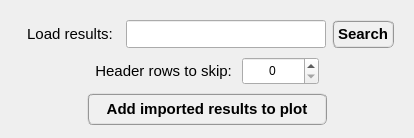
            <widget class="QWidget" name="tab_4">
             <attribute name="title">
              <string>Import</string>
             </attribute>
             <layout class="QGridLayout" name="gridLayout_27">
              <item row="0" column="0">
               <widget class="QFrame" name="frame_23">
                <property name="maximumSize">
                 <size>
                  <width>16777215</width>
                  <height>40</height>
                 </size>
                </property>
                <property name="frameShape">
                 <enum>QFrame::NoFrame</enum>
                </property>
                <property name="frameShadow">
                 <enum>QFrame::Raised</enum>
                </property>
                <layout class="QGridLayout" name="gridLayout_25">
                 <item row="0" column="0">
                  <widget class="QLabel" name="label_4">
                   <property name="minimumSize">
                    <size>
                     <width>100</width>
                     <height>28</height>
                    </size>
                   </property>
                   <property name="maximumSize">
                    <size>
                     <width>120</width>
                     <height>28</height>
                    </size>
                   </property>
                   <property name="font">
                    <font>
                     <family>MS Shell Dlg 2</family>
                     <pointsize>11</pointsize>
                     <weight>50</weight>
                     <italic>false</italic>
                     <bold>false</bold>
                    </font>
                   </property>
                   <property name="text">
                    <string>Load results:</string>
                   </property>
                   <property name="alignment">
                    <set>Qt::AlignCenter</set>
                   </property>
                  </widget>
                 </item>
                 <item row="0" column="1">
                  <widget class="QLineEdit" name="lineEdit_ImportResultsPath">
                   <property name="minimumSize">
                    <size>
                     <width>200</width>
                     <height>28</height>
                    </size>
                   </property>
                   <property name="maximumSize">
                    <size>
                     <width>16777215</width>
                     <height>28</height>
                    </size>
                   </property>
                   <property name="font">
                    <font>
                     <pointsize>8</pointsize>
                     <weight>50</weight>
                     <italic>false</italic>
                     <bold>false</bold>
                    </font>
                   </property>
                   <property name="layoutDirection">
                    <enum>Qt::LeftToRight</enum>
                   </property>
                   <property name="alignment">
                    <set>Qt::AlignCenter</set>
                   </property>
                  </widget>
                 </item>
                 <item row="0" column="2">
                  <widget class="QPushButton" name="pushButton_ChooseFolderImport">
                   <property name="minimumSize">
                    <size>
                     <width>62</width>
                     <height>28</height>
                    </size>
                   </property>
                   <property name="maximumSize">
                    <size>
                     <width>62</width>
                     <height>28</height>
                    </size>
                   </property>
                   <property name="font">
                    <font>
                     <family>MS Shell Dlg 2</family>
                     <pointsize>11</pointsize>
                     <weight>75</weight>
                     <italic>false</italic>
                     <bold>true</bold>
                    </font>
                   </property>
                   <property name="styleSheet">
                    <string notr="true">QPushButton{border-radius: 6px; border-color: rgb(150, 150, 150); border-style: ridge; border-width: 2px; color: rgb(0, 0, 0); background-color: rgb(240, 240, 240); font: 75 bold 11pt &quot;MS Shell Dlg 2&quot;}
QPushButton:hover{border-radius: 6px; border-color: rgb(0, 170, 255); border-style: ridge; border-width: 2px; color: rgb(0, 0, 0); background-color: rgba(174, 213, 255, 100); font: 75 bold 11pt &quot;MS Shell Dlg 2&quot;}
QPushButton:pressed{border-radius: 6px; border-color: rgb(0, 170, 255); border-style: ridge; border-width: 3px; color: rgb(0, 0, 0); background-color: rgb(174, 213, 255); font: 75 bold 11pt &quot;MS Shell Dlg 2&quot;}</string>
                   </property>
                   <property name="text">
                    <string>Search</string>
                   </property>
                  </widget>
                 </item>
                </layout>
               </widget>
              </item>
              <item row="1" column="0">
               <widget class="QFrame" name="frame_22">
                <property name="maximumSize">
                 <size>
                  <width>16777215</width>
                  <height>40</height>
                 </size>
                </property>
                <property name="frameShape">
                 <enum>QFrame::NoFrame</enum>
                </property>
                <property name="frameShadow">
                 <enum>QFrame::Raised</enum>
                </property>
                <layout class="QGridLayout" name="gridLayout_24">
                 <property name="leftMargin">
                  <number>0</number>
                 </property>
                 <property name="topMargin">
                  <number>0</number>
                 </property>
                 <property name="rightMargin">
                  <number>0</number>
                 </property>
                 <property name="bottomMargin">
                  <number>0</number>
                 </property>
                 <item row="0" column="0">
                  <widget class="QFrame" name="frame_24">
                   <property name="frameShape">
                    <enum>QFrame::NoFrame</enum>
                   </property>
                   <property name="frameShadow">
                    <enum>QFrame::Raised</enum>
                   </property>
                  </widget>
                 </item>
                 <item row="0" column="2">
                  <widget class="QSpinBox" name="spinBox">
                   <property name="minimumSize">
                    <size>
                     <width>0</width>
                     <height>28</height>
                    </size>
                   </property>
                   <property name="maximumSize">
                    <size>
                     <width>80</width>
                     <height>28</height>
                    </size>
                   </property>
                   <property name="alignment">
                    <set>Qt::AlignCenter</set>
                   </property>
                   <property name="maximum">
                    <number>10</number>
                   </property>
                  </widget>
                 </item>
                 <item row="0" column="1">
                  <widget class="QLabel" name="label_9">
                   <property name="minimumSize">
                    <size>
                     <width>140</width>
                     <height>28</height>
                    </size>
                   </property>
                   <property name="maximumSize">
                    <size>
                     <width>300</width>
                     <height>28</height>
                    </size>
                   </property>
                   <property name="font">
                    <font>
                     <family>MS Shell Dlg 2</family>
                     <pointsize>11</pointsize>
                     <weight>50</weight>
                     <italic>false</italic>
                     <bold>false</bold>
                    </font>
                   </property>
                   <property name="text">
                    <string>Header rows to skip: </string>
                   </property>
                   <property name="alignment">
                    <set>Qt::AlignRight|Qt::AlignTrailing|Qt::AlignVCenter</set>
                   </property>
                  </widget>
                 </item>
                 <item row="0" column="3">
                  <widget class="QFrame" name="frame_25">
                   <property name="frameShape">
                    <enum>QFrame::NoFrame</enum>
                   </property>
                   <property name="frameShadow">
                    <enum>QFrame::Raised</enum>
                   </property>
                  </widget>
                 </item>
                </layout>
               </widget>
              </item>
              <item row="2" column="0">
               <widget class="QFrame" name="frame_21">
                <property name="maximumSize">
                 <size>
                  <width>16777215</width>
                  <height>40</height>
                 </size>
                </property>
                <property name="frameShape">
                 <enum>QFrame::NoFrame</enum>
                </property>
                <property name="frameShadow">
                 <enum>QFrame::Raised</enum>
                </property>
                <layout class="QGridLayout" name="gridLayout_26">
                 <property name="leftMargin">
                  <number>2</number>
                 </property>
                 <property name="topMargin">
                  <number>2</number>
                 </property>
                 <property name="rightMargin">
                  <number>2</number>
                 </property>
                 <property name="bottomMargin">
                  <number>2</number>
                 </property>
                 <property name="spacing">
                  <number>2</number>
                 </property>
                 <item row="0" column="0">
                  <widget class="QFrame" name="frame_26">
                   <property name="frameShape">
                    <enum>QFrame::NoFrame</enum>
                   </property>
                   <property name="frameShadow">
                    <enum>QFrame::Raised</enum>
                   </property>
                  </widget>
                 </item>
                 <item row="0" column="1">
                  <widget class="QPushButton" name="pushButton_AddImportedPlot">
                   <property name="minimumSize">
                    <size>
                     <width>240</width>
                     <height>32</height>
                    </size>
                   </property>
                   <property name="maximumSize">
                    <size>
                     <width>320</width>
                     <height>32</height>
                    </size>
                   </property>
                   <property name="font">
                    <font>
                     <family>MS Shell Dlg 2</family>
                     <pointsize>11</pointsize>
                     <weight>75</weight>
                     <italic>false</italic>
                     <bold>true</bold>
                    </font>
                   </property>
                   <property name="styleSheet">
                    <string notr="true">QPushButton{border-radius: 6px; border-color: rgb(150, 150, 150); border-style: ridge; border-width: 2px; color: rgb(0, 0, 0); background-color: rgb(240, 240, 240); font: 75 bold 11pt &quot;MS Shell Dlg 2&quot;}
QPushButton:hover{border-radius: 6px; border-color: rgb(0, 170, 255); border-style: ridge; border-width: 2px; color: rgb(0, 0, 0); background-color: rgba(174, 213, 255, 100); font: 75 bold 11pt &quot;MS Shell Dlg 2&quot;}
QPushButton:pressed{border-radius: 6px; border-color: rgb(0, 170, 255); border-style: ridge; border-width: 3px; color: rgb(0, 0, 0); background-color: rgb(174, 213, 255); font: 75 bold 11pt &quot;MS Shell Dlg 2&quot;}</string>
                   </property>
                   <property name="text">
                    <string>Add imported results to plot</string>
                   </property>
                  </widget>
                 </item>
                 <item row="0" column="2">
                  <widget class="QFrame" name="frame_27">
                   <property name="frameShape">
                    <enum>QFrame::NoFrame</enum>
                   </property>
                   <property name="frameShadow">
                    <enum>QFrame::Raised</enum>
                   </property>
                  </widget>
                 </item>
                </layout>
               </widget>
              </item>
             </layout>
            </widget>
